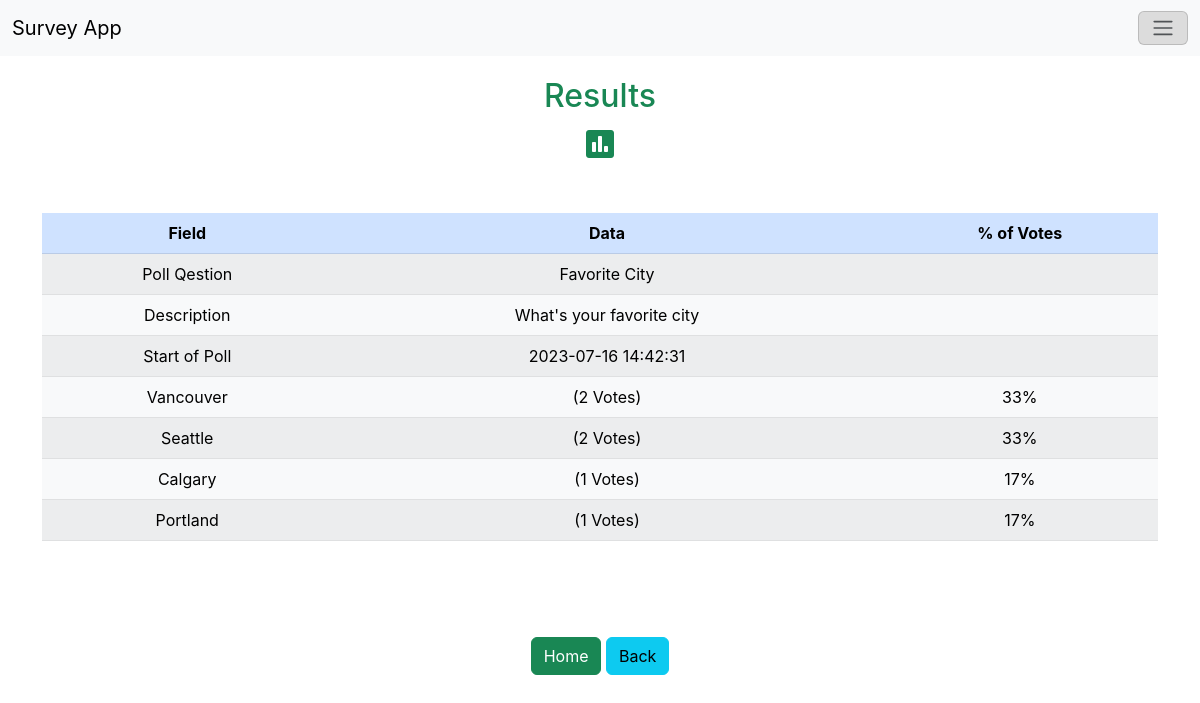
The page /result.php?id=23 on the database its author committed.
### tables this page shows
CREATE TABLE `polls` (
  `id` int(11) NOT NULL,
  `title` text NOT NULL,
  `desc` text NOT NULL,
  `timestamp` timestamp NOT NULL DEFAULT CURRENT_TIMESTAMP ON UPDATE CURRENT_TIMESTAMP
);

CREATE TABLE `poll_answers` (
  `id` int(11) NOT NULL,
  `poll_id` int(11) NOT NULL,
  `title` text NOT NULL,
  `votes` int(11) NOT NULL DEFAULT '0'
);

### result.php (the view, shortened to what this page needs)
<?php
include 'functions.php';
$pdo = pdo_connect_mysql();
if (isset($_GET['id'])) {
    $stmt = $pdo->prepare('SELECT * FROM polls WHERE id = ?');
    $stmt->execute([$_GET['id']]);
    $poll = $stmt->fetch(PDO::FETCH_ASSOC);
    if ($poll) {
        $stmt = $pdo->prepare('SELECT * FROM poll_answers WHERE poll_id = ? ORDER BY votes DESC');
        $stmt->execute([$_GET['id']]);
        $poll_answers = $stmt->fetchAll(PDO::FETCH_ASSOC);
        $total_votes = 0;
        foreach ($poll_answers as $poll_answer) {
            $total_votes += $poll_answer['votes'];
        }
    } else {
        die ('Poll with that ID does not exist.');
    }
} else {
    die ('No poll ID specified.');
}
?>
<?=template_header("Results", "fas fa-vote-yea fa-2x")?>
<div class="d-flex align-items-center text-center" style="min-height: 100vh">
    <div class="box w-100">
      <h2>Results</H2>
        <i class="fas fa-poll fa-2x"></i>
        <div class="container">
            <table class="table table-light table-striped mt-5 mb-5">
                <thead class="table-primary">
                    <tr>
                        <th scope="col">Field</th>
                        <th scope="col">Data</th>
                        <th scope="col">% of Votes</th>
                    </tr>
                </thead>
                <tr>
                    <td>Poll Qestion</td>
                    <td><?=$poll['title'];?></td>
                    <td></td>
                </tr>
                <tr>
                    <td>Description</td>
                    <td><?=$poll['desc']?></td>
                    <td></td>
                </tr>
                <tr>
                    <td>Start of Poll</td>
                    <td><?=$poll['timestamp']?></td>
                    <td></td>
                </tr>
                <?php foreach ($poll_answers as $poll_answer): ?>
                    <tr>
                    <td><?=$poll_answer['title']?> </td>
                    <td><span>(<?=$poll_answer['votes']?> Votes)</span></td>
                    <td><?=round(($poll_answer['votes']/$total_votes) * 100) . "%";?>
                    </tr>
                <?php endforeach; ?>
            </table>
            <a class="btn btn-success mt-5 mb-5" href="index.php">Home</a>
            <a class="btn btn-info mt-5 mb-5" href="vote.php?id=<?=$poll['id']?>" title="View Poll">Back</a>
        </div>
      </div>
    </div>
<?=template_footer()?>

### style.css (style rules this page uses)
* { box-sizing: border-box; font-family: -apple-system, BlinkMacSystemFont, 'segoe ui', roboto, oxygen, ubuntu, cantarell, 'fira sans', 'droid sans', 'helvetica neue', Arial, sans-serif; font-size: 16px; -webkit-font-smoothing: antialiased; -moz-osx-font-smoothing: grayscale; }
body { background-color: #ffffff; margin: 0; }
.fas { padding: 5px; font-size: 20px; }
.container { text-align: center !important; }

### rows shown on the page
polls: title "Favorite City", desc "What's your favorite city", timestamp "2023-07-16 14:42:31"
poll_answers: title "Vancouver", votes "2", ($poll_answer['votes']/$total_votes)*100 "33"
poll_answers: title "Seattle", votes "2", ($poll_answer['votes']/$total_votes)*100 "33"
poll_answers: title "Calgary", votes "1", ($poll_answer['votes']/$total_votes)*100 "17"
poll_answers: title "Portland", votes "1", ($poll_answer['votes']/$total_votes)*100 "17"
